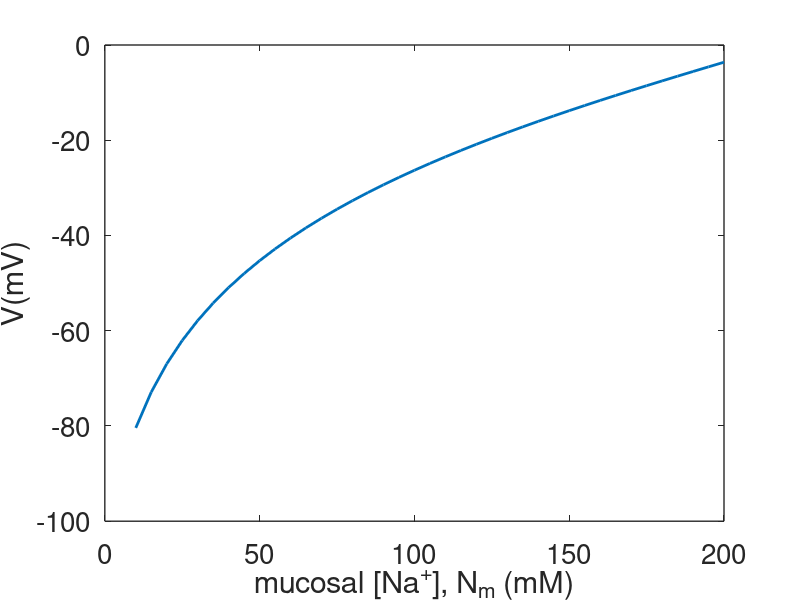
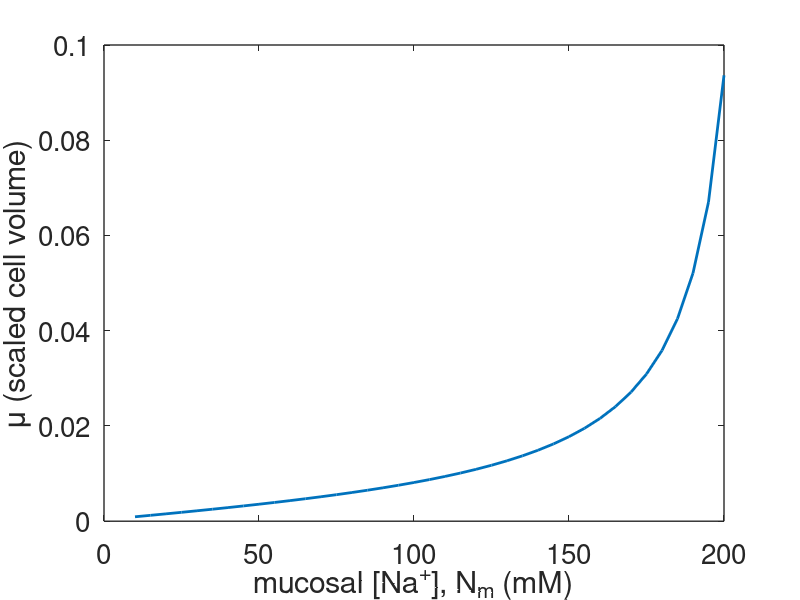

These charts were generated, in order, by the following MATLAB code:
function KJUtest  % solve the KJU model using bisection

set(0,                           ...
   'defaultaxesfontsize', 20,   ...
   'defaultaxeslinewidth', 1.0, ...
   'defaultlinelinewidth', 1.2, ...
   'defaultpatchlinewidth', 0.7);
global  Ks Cs z rhon rhok Nm

% set parameters
 Ks = 2.5;
 Cs = 122.5;
  z = -2;
  rhon = 1.501;
  rhok = 1.01;
  RTbyF = 25.8;
Nmset = [10:5:200];

for j = 1:length(Nmset)
    Nm = Nmset(j);
     V(j) = bisect_function;
end

mu= KJUans(V);
 
figure(2)
plot(Nmset,mu,'linewidth',2)
xlabel('mucosal [Na^+], N_m (mM)')
ylabel('\mu (scaled cell volume)')

figure(1)
plot(Nmset,RTbyF*V,'linewidth',2)
xlabel('mucosal [Na^+], N_m (mM)')
ylabel('V(mV)')

function root=bisect_function
 % a bisection root finder algorithm
% 
% guess a lower bound for the root
a = -3.5;

% guess an upper bound for the speed
b = -0.01;

%call the function bisect(a,b)

root = bisect(a,b);
 
function root = bisect(a,b)

ul = a;
fl = feval(ul);
uu = b;
fu = feval(uu);

% we make the assumption, without checking, that 
% fu*fl<0

% if not, the algoritm fails to find a root.

N = 25;  % number of iterates
% the main bisection algorithm
for j = 1:N
u = (ul+uu)/2;
fc = feval(u);
ftest = (fc*fl>=0);
ul = ftest*u+(1-ftest)*ul;
fl = ftest*fc + (1-ftest)*fl;

uu = (1-ftest)*u+ ftest*uu;
fu = (1-ftest)*fc + ftest*fu;
end
root = u;

function f=feval(v)
global Nm Ks Cs z rhon rhok

%parameters
 Ns = Cs - Ks;
 dum = exp(-v);
 Ci = Cs./dum;

Ni= v.*Nm.*dum./(v + 3*rhon.*(1-dum)) ;
Ki =  Ks*dum + 2*rhok*Ni.*(1-dum)./v;
mu = -z./(Ni+Ki-Ci) ;
f=Ni+Ki+Ci + 1./mu - (Ns+Ks+Cs);

function mu = KJUans(v)
global Nm Ks Cs z rhon rhok
 Ns = Cs - Ks;
 dum = exp(-v);
 Ci = Cs./dum;

Ni= v.*Nm.*dum./(v + 3*rhon.*(1-dum)) ;%Ni
Ki =  Ks*dum + 2*rhok*Ni.*(1-dum)./v; %Ki
mu = -z./(Ni+Ki-Ci) ; %mu
